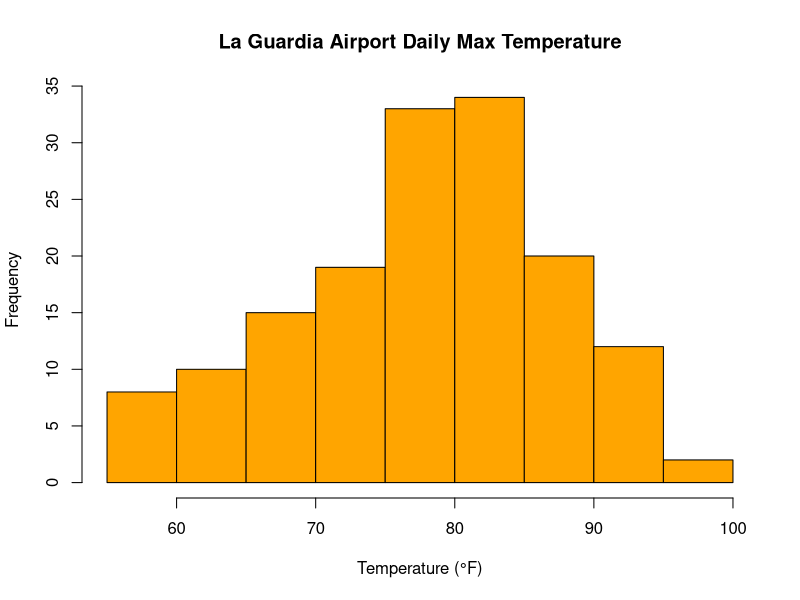

Generate this figure with R:
# DV Lab – Week 1(b)
# Name:V NAGA VEERANNA
# Roll No:24A95A6103

# Load airquality dataset (built-in)  
data("airquality")  

# Display the first few rows  
head(airquality)  

# Structure of the dataset  
str(airquality)  

# Histogram for daily maximum temperature (Temp)  
hist(airquality$Temp,  
     main = "La Guardia Airport Daily Max Temperature",  
     xlab = "Temperature (°F)",  
     col = "orange",  
     border = "black") 
